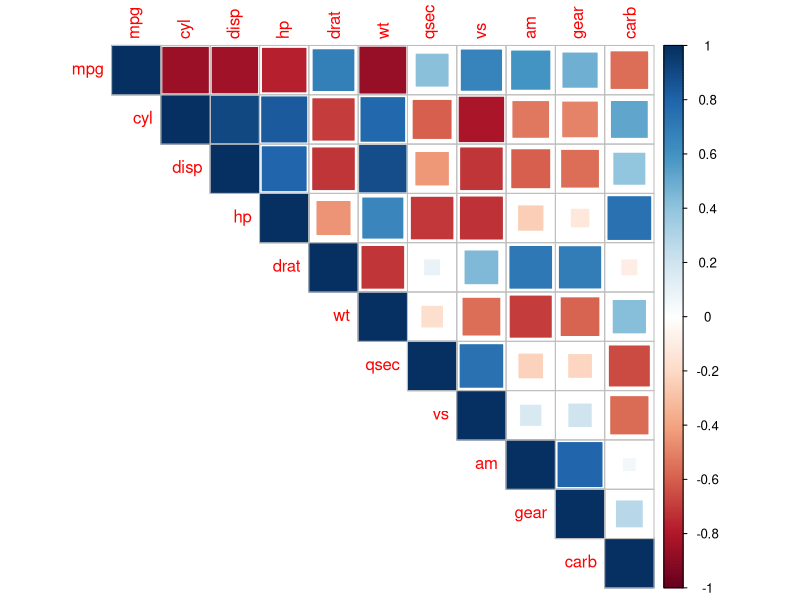
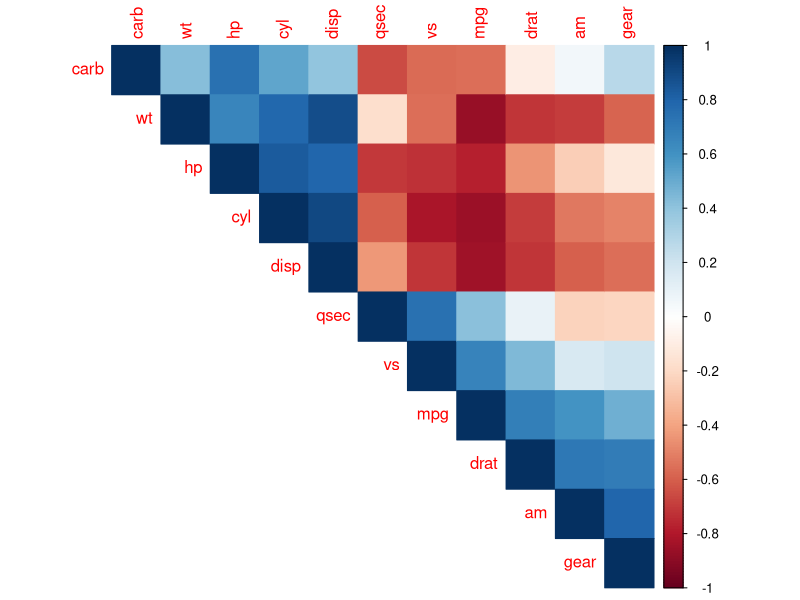

Recreate these plots in R, in order.
########### Correlogram ###########################################################################
# Data Set used: mtcars
# Category: Relationship (Bivariate Analysis/Multivariate)
# No. of dimension presented: 0
# No. of measure (Matric) presented: 2 or more
# Special remark: Mainly used to find the correlation between two or more numerical varibale.
# Problem statement : To find the correlation between various variable 
# and dividing them into to hierarchical clustering.


library(corrplot)
data_cor = mtcars

# First think to draw a correlogram is to create a correlation matrix between various variables.

str(data_cor)

Matrix = cor(data_cor)

# Ploting the correlation plot

chart9 = corrplot(Matrix, method = "square", type = "upper")

# Reordering the correlation matrix
# The correlation matrix can be reordered according to the correlation coefficient. 
# This is important to identify the hidden structure and pattern in the matrix. 
# "hclust" for hierarchical clustering order is used for this purpose.

chart9.1 = corrplot(Matrix, method = "color", type = "upper" , order = "hclust")

chart9.1